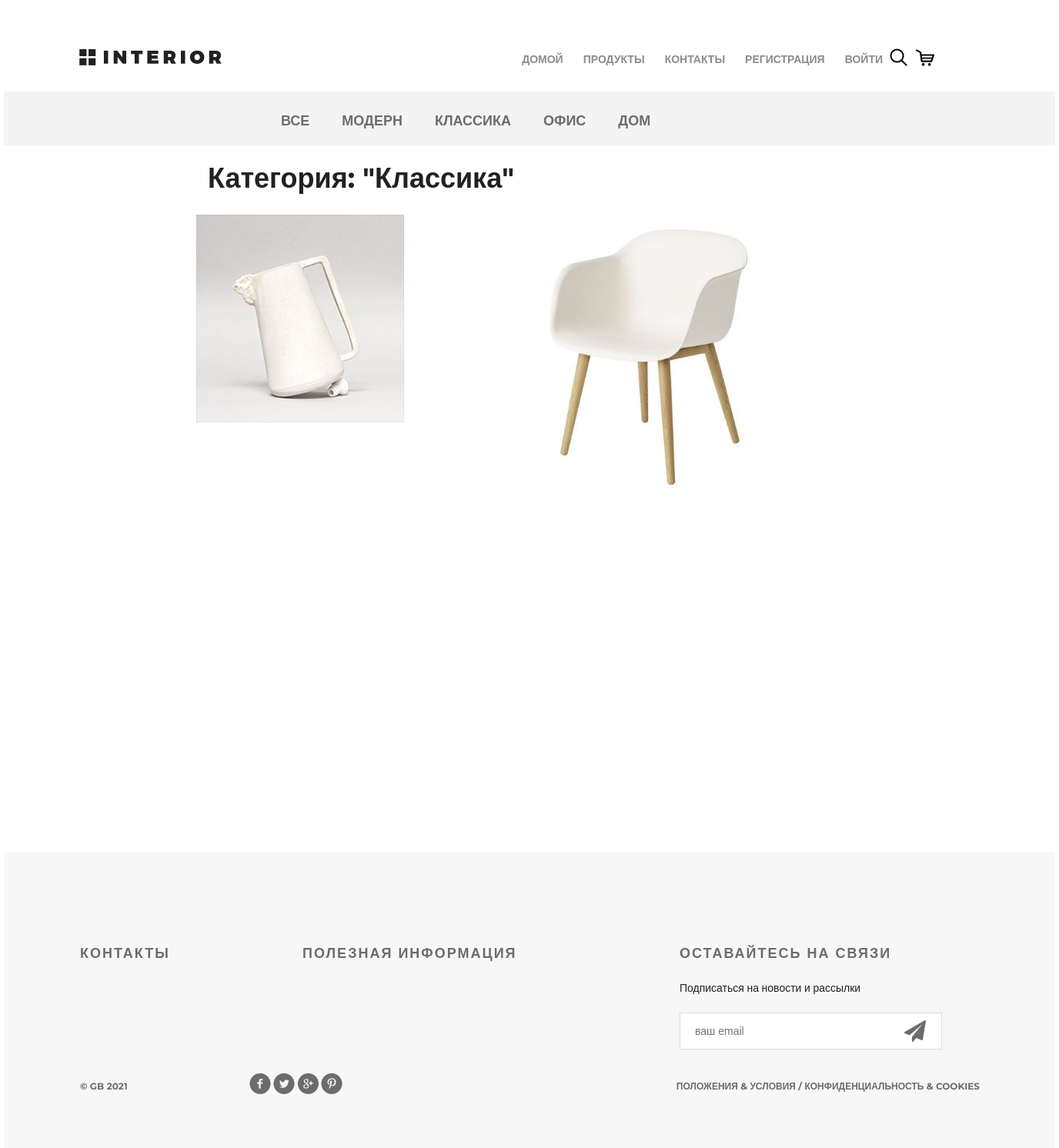
Screenshot of /products/category/3/ with the database file from the repository.
### mainapp/models.py (models this page shows, shortened)
class ProductCategory(models.Model):
    name = models.CharField(max_length=64, blank=True, unique=True, verbose_name='Название')
    description = models.TextField(verbose_name='Описание')
    class Meta:
        verbose_name = 'категория'
        verbose_name_plural = 'категория'
        ordering = ('-id',)

class Product(models.Model):
    category = models.ForeignKey(ProductCategory, on_delete=models.CASCADE, verbose_name='Категория')
    name = models.CharField(max_length=128, verbose_name='Название')
    image = models.ImageField(upload_to='products', blank=True,verbose_name='Картинка')
    short_desc = models.CharField(max_length=255, verbose_name='Краткое описание')
    description = models.TextField(verbose_name='Описание')
    price = models.DecimalField(decimal_places=2, max_digits=10, default=0, verbose_name='Цена')
    quantity = models.PositiveSmallIntegerField(default=0, verbose_name='Количество')

### mainapp/views.py (the view, shortened to what this page needs)
# urls.py: path('products/', include('mainapp.urls', namespace='products')),
def products(request, pk=None):
    links_menu = ProductCategory.objects.all()
    if pk is not None:
        if pk == 0:
            products_list = Product.objects.all()
            category_item = {
                'name': 'Все',
                'pk': 0
            }
        else:
            category_item = get_object_or_404(ProductCategory, pk=pk)
            products_list = Product.objects.filter(category__pk=pk)
        context = {
            'list_menu': links_menu,
            'title': 'Продукты',
            'products': products_list,
            'category': category_item,
            'basket': get_basket(request.user)
        }
        return render(request, 'mainapp/products_list.html', context=context)

### mainapp/views.py (called while the page is built)
def get_basket(user):
    if user.is_authenticated:
        return Basket.objects.filter(user=user)
    return []

### mainapp/templates/mainapp/products_list.html (shortened to what this page needs)
{% extends 'mainapp/base.html' %}
{% load static %}
{% block menu %}
    <div class="hero-white">
        <div class="header clearfix">
            {% include 'mainapp/includes/inc_main_menu.html' %}
        </div>
    </div>
{% endblock %}
{% block content %}
    <div class="details">
        <div class="links clearfix">
            {% include 'mainapp/includes/inc_catrgories_menu.html' %}
        </div>
        <div class="products_list">
            <div class="title clearfix">
                <h2>
                    Категория: "{{ category.name|title }}"
                </h2>
            </div>
            <div class="category-products clearfix">
                {% for product in products %}
                    <div class="block">
                        <a href="{% url 'basket:add' product.pk %}">
                            <img src="/media/{{ product.image }}" alt="product">
                        </a>
                    </div>
                {% endfor %}
            </div>
        </div>
    </div>
    <div class="clr"></div>
{% endblock %}

### mainapp/templates/mainapp/includes/inc_catrgories_menu.html (shortened to what this page needs)
<ul class="links-menu">
    <li><a href="{% url 'products:category' 0 %}">Все</a></li>
    {% for item in list_menu %}
        <li><a
                href="{% url 'products:category' item.pk %}"
        >{{ item.name }}</a></li>
    {% endfor %}
</ul>

### static/style.css (style rules this page uses)
* { margin: 0; padding: 0; }
body { font-family: 'Montserrat', sans-serif; }
html, body { height: 100%; }
.products_list { margin-left: 250px; }
.products_list a { color: #555; text-decoration: none; }
.products_list .title { margin: 20px auto; height: 50px; float: none; }
.products_list .title h2 { margin-top: 0; float: left; }
.category-products { margin-bottom: 75px; }
.category-products .block a img { float: left; }
.category-products .block { float: left; margin-right: 30px; display: block; height: 370px; width: 370px; position: relative; }
.clr { height: 384px; }
.clearfix:after { content: ""; display: block; clear: both; }
.title { height: 152px; margin-right: 15px; }
.title h2 { float: left; margin-top: 118px; color: #212121; font-size: 36px; font-weight: 700; text-align: left; margin-left: 15px; }
.hero-white { background-color: #fff; height: 119px; padding-left: 98px; padding-right: 211px; position: relative; }
.links { height: 70px; background-color: #f4f4f4; position: relative; padding-left: 360px; }
.links-menu { margin: 27px auto 0px; position: absolute; }
.links-menu li { float: left; list-style-type: none; padding-right: 42px; }
.links-menu li a { text-decoration: none; color: #6c6c6c; font-size: 18px; font-weight: 700; text-transform: uppercase; }

### rows the page displays
ProductCategory: name "МОДЕРН"
ProductCategory: name "КЛАССИКА", name "Классика"
ProductCategory: name "ОФИС"
ProductCategory: name "ДОМ"
Product: image (picture)
Product: image (picture)
